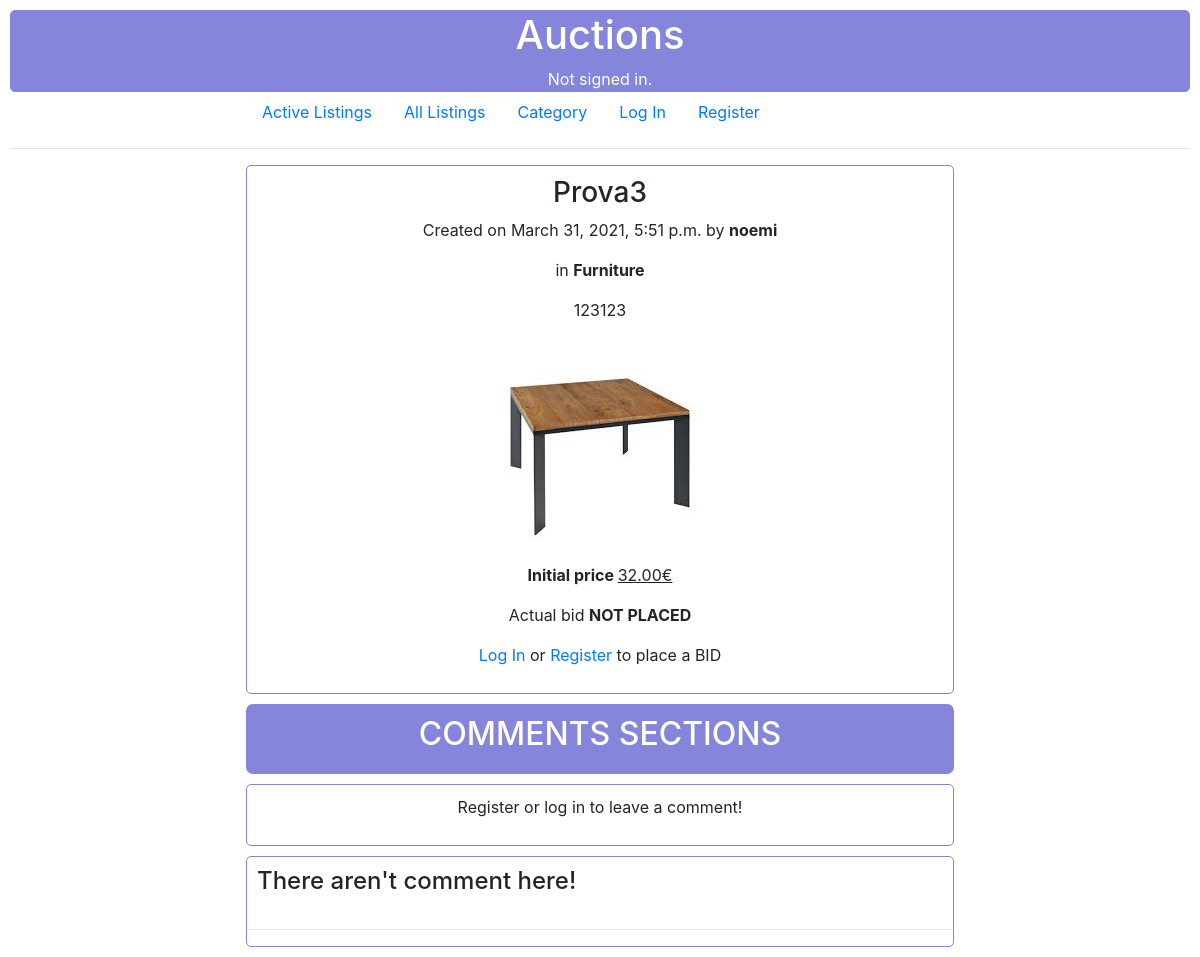
The app's page /listing/4, older data.
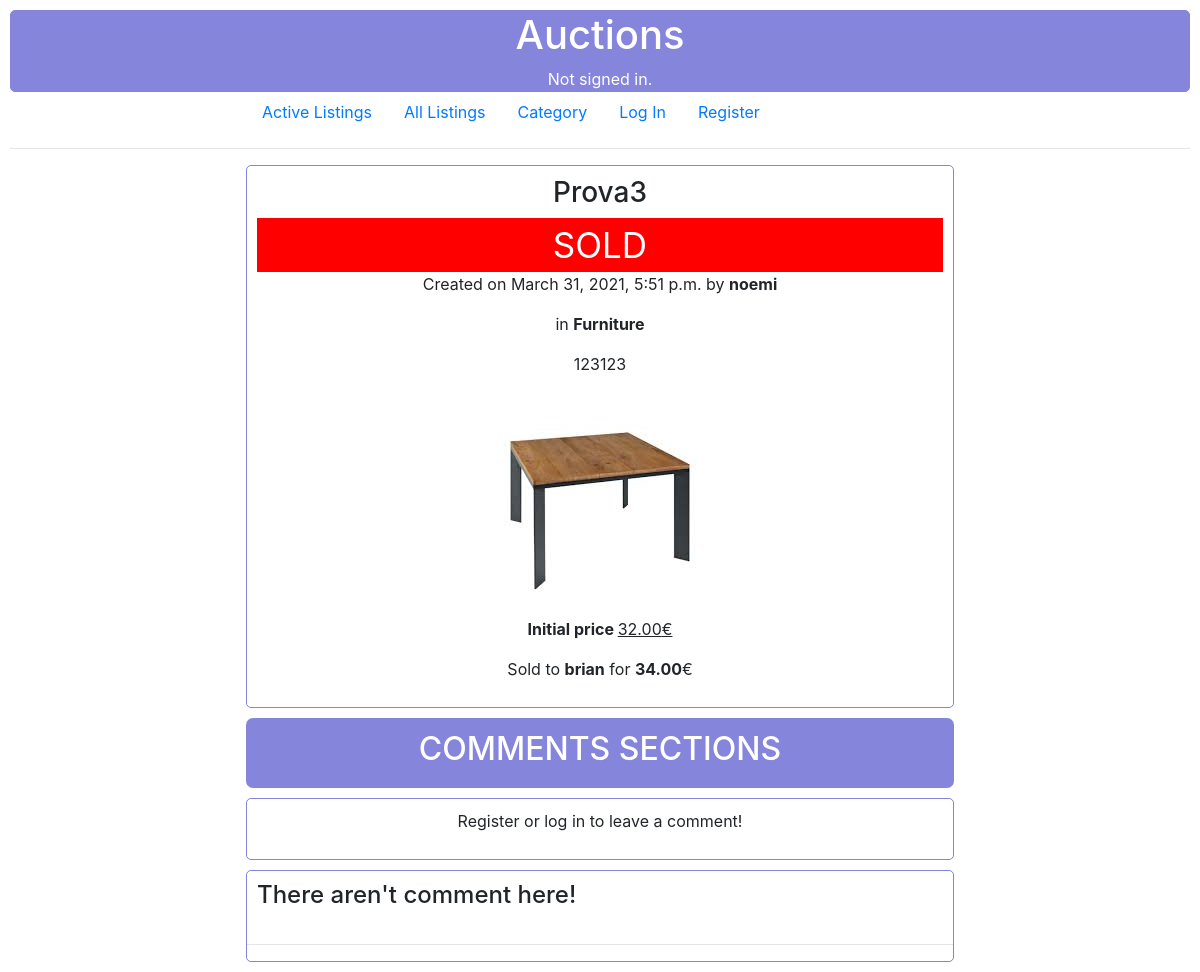
The same page, newer data.
### auctions/models.py (models this page shows, shortened)
class Bid(models.Model):
    amount = models.DecimalField(max_digits=5, decimal_places=2)
    buyer = models.ForeignKey(User, on_delete=models.CASCADE, default=None, related_name="buyer")
    item = models.ForeignKey(Listing, on_delete=models.CASCADE, default=None, related_name="item_tobuy")

class User(AbstractUser):
    pass

### auctions/views.py (the view, shortened to what this page needs)
# urls.py: path("listing/<str:item_id>", views.details, name="details"),
def details(request, item_id):
    user = request.user
    item = Listing.objects.get(pk=item_id)
    if not user.is_authenticated:
        return render(request, "auctions/item.html", {
            "item": Listing.objects.get(id=item_id),
            "logged": False,
            "comments": Comment.objects.filter(item_id=item_id),
            "bid": Bid.objects.filter(item = item).last(),
        })

### auctions/models.py (called while the page is built)
    def __str__(self):
        return f"{self.name}"

### auctions/templates/auctions/item.html (shortened to what this page needs)
{% extends "auctions/layout.html" %}
{% block body %}
    <div class="container">
        <h3> {{item.title}} </h3>
        {% if item.on_sell == False %}
            <div class="div-sold">
                <p class="sold"> SOLD </p>
            </div>
        {%endif%}
        <form method="POST">
                <p> Created on {{item.date}} by <b>{{item.owner}}</b></p>
                <p> in <b>{{item.category}}</b></p>
                <p> {{item.description}} </p>
                <img src="{{ item.image.url}}" alt="item" loading="lazy">
                <p> <strong> Initial price </strong> <u>{{item.price}}€</u></p>
            {% if item.actual_bid == 0 %}
                <p> Actual bid <b>NOT PLACED</b></p>
            {%elif item.actual_bid > 0 and item.on_sell == True%}
                <p> Actual bid <b> {{bid.amount}} </b> € by <b>{{bid.buyer}}</b></p>
            {%else%}
                <p> Sold to <b> {{bid.buyer}}</b>  for <b>{{bid.amount}}</b>€ </p>
            {%endif%}
            {% if item.on_sell == True %}
                {% if logged %}
                    <p class="error">{{message}}</h4> <br>
                    {{bid_form}}
            {%else%}
                <p><a href="{% url 'login' %}">Log In</a> or <a href="{% url 'register' %}">Register</a> to place  a BID</p>
                {%endif%}
            {%endif%}
        </form>
    </div>
    <div id="index">
        <h2> COMMENTS SECTIONS </h2>
    </div>
    <div class="container">
        {% if logged %}
            <form action="{% url 'add_comment' item.id %}" method="POST">
                {% csrf_token %}
            <div class='form'>
                    {{comment_form}}
            </div>
                <input type="submit" value="Send comment" class="button">
            </form>
        {%else%}
            <p> Register or log in to leave a comment!</p>
        {%endif%}
    </div>
    <div class="comment-box">
        <div class="list-comments">
            {%for i in comments.all%}
                <div class="comment">
                    <textarea readonly class="description">{{i.description}} </textarea>
                    <span><i><b>{{i.user}}</b>, {{i.date}}</i></span>
                </div>
            {%empty%}
                    <h4>There aren't comment here!</h4>
            {%endfor%}
        </div>
        <hr>
   </div>
{% endblock %}

Row changes from the older to the newer data that the page shows:
changed Listing "Prova3": on_sell True → False (drawn); actual_bid 0 → 34 (drawn)
added Bid: buyer "brian", amount "34.00"
Text that changed along with them:
text no longer shown: "Actual bid NOT PLACED Log In or Register to place a BID"
text now shown: "SOLD Sold to for €"
